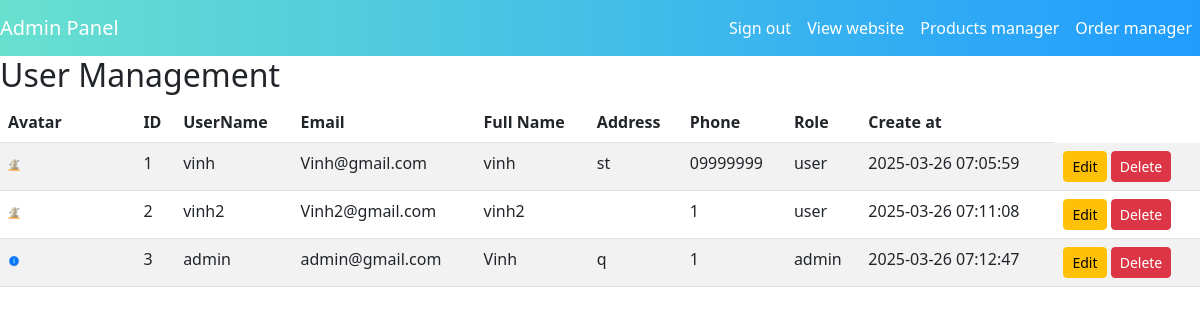
/backend/admin_users.php (signed in), run on the app's committed database.
### tables this page shows
CREATE TABLE users (
    id INT AUTO_INCREMENT PRIMARY KEY,
    username VARCHAR(50) NOT NULL UNIQUE,
    password VARCHAR(255) NOT NULL,
    email VARCHAR(100) NOT NULL UNIQUE,
    full_name VARCHAR(100),
    address TEXT,
    phone VARCHAR(20),
    role ENUM('user', 'admin') DEFAULT 'user',
    created_at TIMESTAMP DEFAULT CURRENT_TIMESTAMP,
    image VARCHAR(500)
);

### backend/admin_users.php (the view, shortened to what this page needs)
<?php
include 'config.php';
$sql = "SELECT * FROM users";
$result = $conn->query($sql);
?>
<!DOCTYPE html>
<html lang="vi">
<head>
    <link href="https://cdn.jsdelivr.net/npm/bootstrap@5.3.0/dist/css/bootstrap.min.css" rel="stylesheet">
    <link rel="stylesheet" href="../frontend/css/style.css">
</head>
<body>
<nav class="navbar navbar-expand-lg navbar-light bg-light-blue">
        <a class="navbar-brand" href="#">Admin Panel</a>
            <ul class="navbar-nav ms-auto">
                <li class="nav-item"><a class="nav-link" href="logout.php">Sign out</a></li>
                <li class="nav-item"><a class="nav-link" href="index_admin.php">View website</a></li>
                <li class="nav-item"><a class="nav-link" href="admin.php">Products manager</a></li>
                <li class="nav-item"><a class="nav-link" href="admin_orders.php">Order manager</a></li>
            </ul>
    </nav>
    <h2>User Management</h2>
        <table class="table table-striped">
            <thead>
                <tr>
                    <th>Avatar</th>
                    <th>ID</th>
                    <th>UserName</th>
                    <th>Email</th>
                    <th>Full Name</th>
                    <th>Address</th>
                    <th>Phone</th>
                    <th>Role</th>
                    <th>Create at</th>
                </tr>
            </thead>
            <tbody>
                <?php while ($row = $result->fetch_assoc()) { ?>
                    <tr>
                        <td>
                         <img src="../<?php echo htmlspecialchars($row['image']); ?>" alt="Product Image" onerror="this.onerror=null; this.src='../avatar/default/noInfo.png';",
                         style="max-width:10%; max-height:10%">
                        </td>
                        <td><?php echo $row['id']; ?></td>
                        <td><?php echo $row['username']; ?></td>
                        <td><?php echo $row['email']; ?></td>
                        <td><?php echo $row['full_name']; ?></td>
                        <td><?php echo $row['address']; ?></td>
                        <td><?php echo $row['phone']; ?></td>
                        <td><?php echo $row['role']; ?></td>
                        <td><?php echo $row['created_at']; ?></td>
                        <td>
                            <a href="edit_user.php?id=<?php echo $row['id']; ?>" class="btn btn-warning btn-sm">Edit</a>
                            <a href="delete_user.php?id=<?php echo $row['id']; ?>" class="btn btn-danger btn-sm">Delete</a>
                        </td>
                    </tr>
                <?php }?>
            </tbody>
        </table>
</body>
</html>

### frontend/css/style.css (style rules this page uses)
.bg-light-blue { background: linear-gradient(to left, #209CFF, #68E0CF); }
.navbar-brand, .nav-link { color: #fff !important; }

### data on the page
users: image (picture), id "1", username "vinh", email "Vinh@gmail.com", full_name "vinh", address "st", phone "09999999", role "user", created_at "2025-03-26 07:05:59"
users: image (picture), id "2", username "vinh2", email "Vinh2@gmail.com", full_name "vinh2", phone "1", role "user", created_at "2025-03-26 07:11:08"
users: shows a picture, id "3", username "admin", email "admin@gmail.com", full_name "Vinh", address "q", phone "1", role "admin", created_at "2025-03-26 07:12:47"
